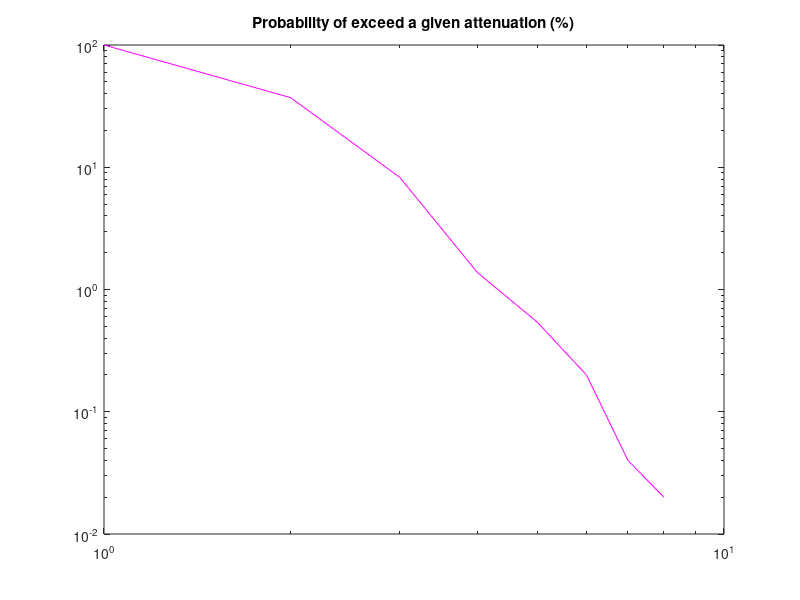

Source code (MATLAB):
N=5000;										%Number of paths
t=0.0001:10/N:10;						%Time range
fc=900*10.^6; 							%Carrier frequency
wc=2*pi*fc;								
v=30/3600;								%Receiver speed[km/h]
c=300*10^3;								%Light speed
wm=wc*(v/c);								%Maximum shift
fm=wm/(2*pi);							%Doppler shift
for i=1:N
   A(i)=(2*pi/N)*i;					%Azimuthal angles
   wn(i)=wm*cos(A(i));
   O(i)=(pi*i)/(N+1);
   xc(i)=2*cos(wn(i)*t(i)).*cos(O(i))+cos(wm*t(i));
   xs(i)=2*cos(wn(i)*t(i)).*sin(O(i));
   T(i)=(1/(2*N+1)^0.5).*(xc(i)+j*xs(i));%Complex envelope
 end
 M=mean(abs(T));							%Mean
 MdB=20*log10(M);
 TdB=floor(20*log10(abs(T)));		%Field [dB]
 z1=hist(abs(T));
 z=hist(TdB,9);
n=0;
for k=1:9
   n=n+z(k);
   end
   	for j=1:9
      		P(j)=z(j)/n;
  			 end
  f(1)=P(1);
  					for x=2:9
     					f(x)=f(x-1)+P(x);
  							F(10-x)=f(x);
      end
plot(z1) 											%Distribution chart
title('Rayleigh’s distribution');
pause
semilogy(t,abs(T)/max(abs(T)),'r') %Fading graphic
title('Received field');
ylabel('Received field intensity');
xlabel('time');
grid on
pause
loglog(100*F,'m');%Indicates the probability of exceed a given attenuation
title('Probability of exceed a given attenuation (%)');